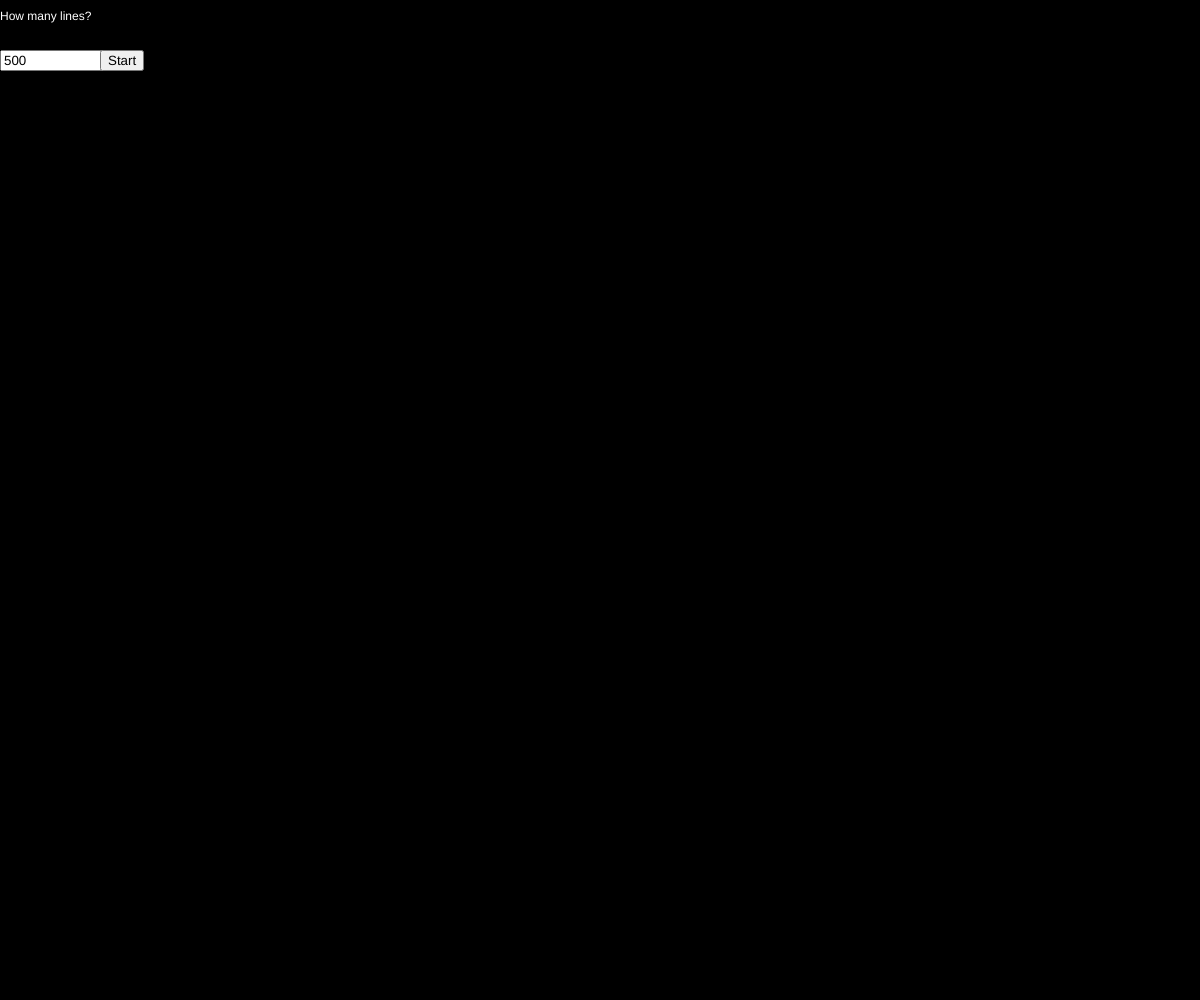
Frame 1 (no input)
Frame 2 (the mouse pressed at the canvas centre, redrawn once): identical to frame 1, image omitted

The p5.js sketch that drew this single still picture (run headless with seeded random() and noise() and a simulated clock; the mouse was pressed at the canvas centre and the sketch redrawn once):

// p5.js sketch
// ── sketch.js
const values = [];
let i = 0;
let j = 0;
let lines = 500;
let store = [];
let checkForFinish = [];
let retart = false;

function setup() {
  createCanvas(windowWidth, windowHeight);

  let inp = createInput('500');
  inp.position(0, height * 0.05);
  inp.size(100);
  inp.input(handleTextInput);

  let button = createButton('Start');
  button.position(100, height * 0.05);
  button.mousePressed(handleButton);

  noLoop();
}

function handleTextInput() {
  lines = parseFloat(this.value());
}

let run = false;
function handleButton() {
  run = false;
  noLoop();

  doRestart();

  run = true;

  loop();
}

let first = true;
let count = 0;
function draw() {
  drawBackground();

  fill(255);
  text('How many lines?', 0, height * 0.02)

  if (run) {
    drawCircle(lines);

    if (first) {
      let val = random(store);
      values[count] = val;
      store.splice(store.indexOf(val), 1);

      count += 1;

      if (count === values.length) {
        first = false;
      }
    } else {
      restart = true;
      sortCircle();
      if (restart) {
        doRestart();
      }
    }
  }
}

function drawBackground() {
  fill(0);
  noStroke();
  rect(0, 0, width, height);
}

function drawCircle(lines) {
  let count = 0;
  for (let i = 0; i < 360; i += 360 / lines) {
    let end = getXY(i);
    let center = [width / 2, height / 2];
    stroke(
      values[count][0], 
      values[count][1],
      values[count][2]
    )
    line(center[0], center[1], end[0] + center[0], end[1] + center[1]);
    count += 1;
  }
}

function getXY(deg) {
  let rad = deg * (Math.PI / 180);

  let x = 200 * Math.cos(rad);
  let y = 200 * Math.sin(rad);

  return [x, y];
}

function doInit() {
  let last = [255, 0, 0];
  let delta = (255 * 3) / lines;

  let first = true;
  let second = false;
  
  for (let i = 0; i < 360; i += 360 / lines) {
    values.push([last, i]);
    if (first) {
      last = [last[0] - delta, last[1] + delta, last[2]];
      if (last[0] <= 0) {
        first = false;
        second = true;
      }
    } else if (second) {
      last = [last[0], last[1] - delta, last[2] + delta];
      if (last[1] <= 0) {
        second = false;
      }
    } else {
      last = [last[0] + delta, last[1] - delta, last[2] - delta];
    }
  }

  store = [...values];
  checkForFinish = [...values];
}

function sortCircle() {
  for (let i = 0; i < values.length - 1; i++) {
    let hold = values[i];

    if (values[i + 1][1] < values[i][1]) {
      values[i] = values[i + 1];
      values[i + 1] = hold;
      restart = false;
    }
  }
}

function doRestart() {
  values.length = 0;
  doInit();

  first = true;
  count = 0;
}
